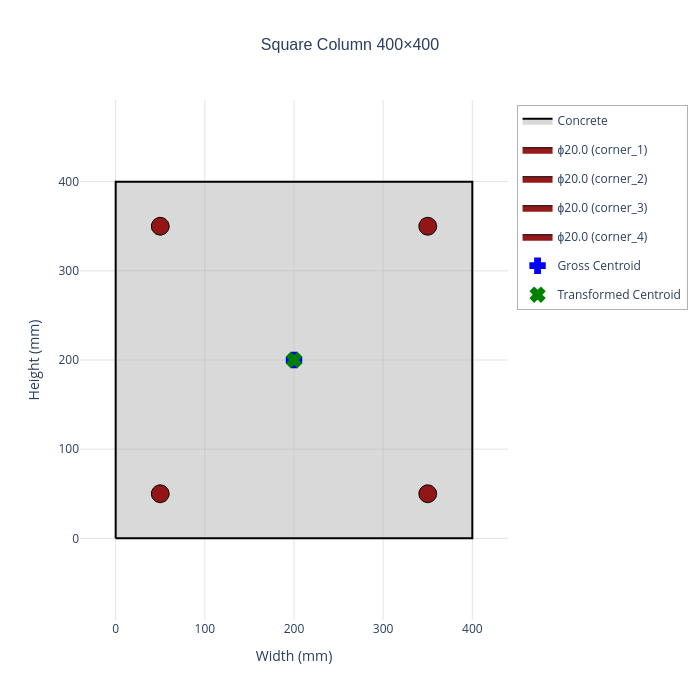

Source (notebook cell):
### Markdown cell above
### Visualize Column Cross-Section

### Code cell
column.plot(concrete=concrete, show=False)

### Figure 1 — Plotly figure (JSON) as saved in the notebook; plotly's stock layout.template omitted (floating-point values rounded to 4 significant figures)
{"data": [{"fill": "toself", "fillcolor": "rgba(180, 180, 180, 0.5)", "hoverinfo": "text", "hoveron": "fills+points", "hovertext": "<b>Concrete Section</b><br>Section Name: Square Column 400×400<br>Material Name: Concrete<br>Grade: C30/37<br>Gross I_xx: 2,133 x10⁶ mm⁴<br>Gross I_yy: 2,133 x10⁶ mm⁴<br>Reinforcement Ratio: 0.0079<br>Elastic Modulus E_cm: 32.84 GPa<br>Transformed I_xx: 2,277 x10⁶ mm⁴<br>Transformed I_yy: 2,277 x10⁶ mm⁴", "line": {"color": "black", "width": 2}, "mode": "lines", "name": "Concrete", "type": "scatter", "x": [0, 400, 400, 0, 0], "y": [0, 0, 400, 400, 0]}, {"fill": "toself", "fillcolor": "rgba(139, 0, 0, 0.9)", "hoverinfo": "text", "hoveron": "fills+points", "hovertext": "<b>Rebar</b><br>Diameter: ϕ20.0 mm<br>Grade: B500B<br>Area: 314.2 mm²<br>Position: (50.0, 50.0) mm<br>Layer: corner_1<br>Total Steel Area: 1256.6 mm²", "legendgroup": "group_0", "line": {"color": "black", "width": 1}, "mode": "lines", "name": "ϕ20.0 (corner_1)", "showlegend": true, "type": "scatter", "x": [60, 59.8, 59.19, 58.21, 56.89, 55.29, 53.47, 51.51, 49.49, 47.49, 45.6, 43.88, 42.41, 41.26, 40.46, 40.05, 40.05, 40.46, 41.26, 42.41, 43.88, 45.6, 47.49, 49.49, 51.51, 53.47, 55.29, 56.89, 58.21, 59.19, 59.8, 60], "y": [50, 52.01, 53.94, 55.71, 57.25, 58.49, 59.38, 59.88, 59.99, 59.68, 58.98, 57.91, 56.51, 54.85, 52.99, 51.01, 48.99, 47.01, 45.15, 43.49, 42.09, 41.02, 40.32, 40.01, 40.12, 40.62, 41.51, 42.75, 44.29, 46.06, 47.99, 50]}, {"fill": "toself", "fillcolor": "rgba(139, 0, 0, 0.9)", "hoverinfo": "text", "hoveron": "fills+points", "hovertext": "<b>Rebar</b><br>Diameter: ϕ20.0 mm<br>Grade: B500B<br>Area: 314.2 mm²<br>Position: (350.0, 50.0) mm<br>Layer: corner_2<br>Total Steel Area: 1256.6 mm²", "legendgroup": "group_1", "line": {"color": "black", "width": 1}, "mode": "lines", "name": "ϕ20.0 (corner_2)", "showlegend": true, "type": "scatter", "x": [360, 359.8, 359.2, 358.2, 356.9, 355.3, 353.5, 351.5, 349.5, 347.5, 345.6, 343.9, 342.4, 341.3, 340.5, 340.1, 340.1, 340.5, 341.3, 342.4, 343.9, 345.6, 347.5, 349.5, 351.5, 353.5, 355.3, 356.9, 358.2, 359.2, 359.8, 360], "y": [50, 52.01, 53.94, 55.71, 57.25, 58.49, 59.38, 59.88, 59.99, 59.68, 58.98, 57.91, 56.51, 54.85, 52.99, 51.01, 48.99, 47.01, 45.15, 43.49, 42.09, 41.02, 40.32, 40.01, 40.12, 40.62, 41.51, 42.75, 44.29, 46.06, 47.99, 50]}, {"fill": "toself", "fillcolor": "rgba(139, 0, 0, 0.9)", "hoverinfo": "text", "hoveron": "fills+points", "hovertext": "<b>Rebar</b><br>Diameter: ϕ20.0 mm<br>Grade: B500B<br>Area: 314.2 mm²<br>Position: (350.0, 350.0) mm<br>Layer: corner_3<br>Total Steel Area: 1256.6 mm²", "legendgroup": "group_2", "line": {"color": "black", "width": 1}, "mode": "lines", "name": "ϕ20.0 (corner_3)", "showlegend": true, "type": "scatter", "x": [360, 359.8, 359.2, 358.2, 356.9, 355.3, 353.5, 351.5, 349.5, 347.5, 345.6, 343.9, 342.4, 341.3, 340.5, 340.1, 340.1, 340.5, 341.3, 342.4, 343.9, 345.6, 347.5, 349.5, 351.5, 353.5, 355.3, 356.9, 358.2, 359.2, 359.8, 360], "y": [350, 352.0, 353.9, 355.7, 357.2, 358.5, 359.4, 359.9, 360.0, 359.7, 359.0, 357.9, 356.5, 354.9, 353.0, 351.0, 349.0, 347.0, 345.1, 343.5, 342.1, 341.0, 340.3, 340.0, 340.1, 340.6, 341.5, 342.8, 344.3, 346.1, 348.0, 350]}, {"fill": "toself", "fillcolor": "rgba(139, 0, 0, 0.9)", "hoverinfo": "text", "hoveron": "fills+points", "hovertext": "<b>Rebar</b><br>Diameter: ϕ20.0 mm<br>Grade: B500B<br>Area: 314.2 mm²<br>Position: (50.0, 350.0) mm<br>Layer: corner_4<br>Total Steel Area: 1256.6 mm²", "legendgroup": "group_3", "line": {"color": "black", "width": 1}, "mode": "lines", "name": "ϕ20.0 (corner_4)", "showlegend": true, "type": "scatter", "x": [60, 59.8, 59.19, 58.21, 56.89, 55.29, 53.47, 51.51, 49.49, 47.49, 45.6, 43.88, 42.41, 41.26, 40.46, 40.05, 40.05, 40.46, 41.26, 42.41, 43.88, 45.6, 47.49, 49.49, 51.51, 53.47, 55.29, 56.89, 58.21, 59.19, 59.8, 60], "y": [350, 352.0, 353.9, 355.7, 357.2, 358.5, 359.4, 359.9, 360.0, 359.7, 359.0, 357.9, 356.5, 354.9, 353.0, 351.0, 349.0, 347.0, 345.1, 343.5, 342.1, 341.0, 340.3, 340.0, 340.1, 340.6, 341.5, 342.8, 344.3, 346.1, 348.0, 350]}, {"hoverinfo": "text", "hovertext": "<b>Gross Centroid</b><br>Position: (200.0, 200.0) mm<br>Gross Area: 160,000 mm²", "marker": {"color": "blue", "line": {"color": "blue", "width": 2}, "size": 12, "symbol": "cross"}, "mode": "markers", "name": "Gross Centroid", "type": "scatter", "x": [200], "y": [200]}, {"hoverinfo": "text", "hovertext": "<b>Transformed Centroid</b><br>Position: (200.0, 200.0) mm<br>Transformed Area: 166,397 mm²<br>Elastic Modulus: 32.84 GPa", "marker": {"color": "green", "line": {"color": "green", "width": 2}, "size": 12, "symbol": "x"}, "mode": "markers", "name": "Transformed Centroid", "type": "scatter", "x": [200.0], "y": [200.0]}], "layout": {"height": 700, "hovermode": "closest", "legend": {"bgcolor": "rgba(255, 255, 255, 0.8)", "bordercolor": "rgba(0, 0, 0, 0.3)", "borderwidth": 1, "x": 1.02, "xanchor": "left", "y": 0.99, "yanchor": "top"}, "plot_bgcolor": "white", "showlegend": true, "title": {"font": {"family": "Arial, sans-serif", "size": 16}, "text": "Square Column 400×400", "x": 0.5, "xanchor": "center"}, "width": 700, "xaxis": {"gridcolor": "rgba(200, 200, 200, 0.5)", "range": [-40, 440], "scaleanchor": "y", "scaleratio": 1, "showgrid": true, "title": {"text": "Width (mm)"}, "zeroline": false}, "yaxis": {"gridcolor": "rgba(200, 200, 200, 0.5)", "range": [-40, 440], "showgrid": true, "title": {"text": "Height (mm)"}, "zeroline": false}}}
